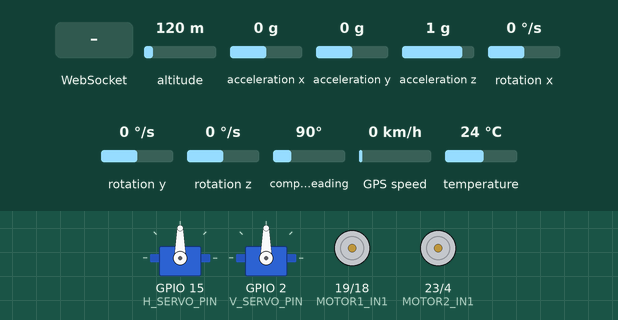
Recording of a sketch running on a simulated ESP32. Shown: 2 × servo, motor-driver pin pairs drawn as motors (green arrow = first pin HIGH = forward, orange = second pin HIGH = backward, longer = more drive). The test bench sets the inputs (shaded band); at power-on: altitude 120 m, acceleration x 0 g, acceleration y 0 g, acceleration z 1 g, rotation x 0 °/s, rotation y 0 °/s, rotation z 0 °/s, compass heading 90°, GPS speed 0 km/h, temperature 24 °C. WiFi joins after 1.5 s; servers stay silent unless stated; the GPS gets a fix after 3 s at 37.7749, -122.4194 with 8 satellites; what the sketch prints to the serial monitor is not drawn.

Above: at 3.7 s.
3.8 s: WebSocket text "forward" received
At 5.0 s:
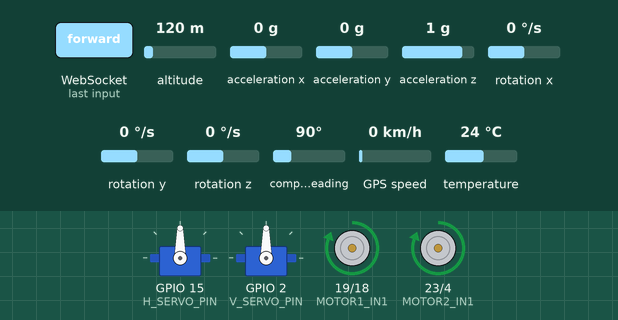
5.3 s: WebSocket text "backward" received
At 6.4 s:
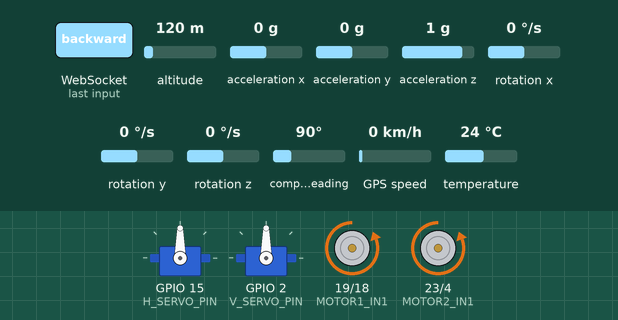
6.8 s: WebSocket text "forward_right" received
At 7.5 s:
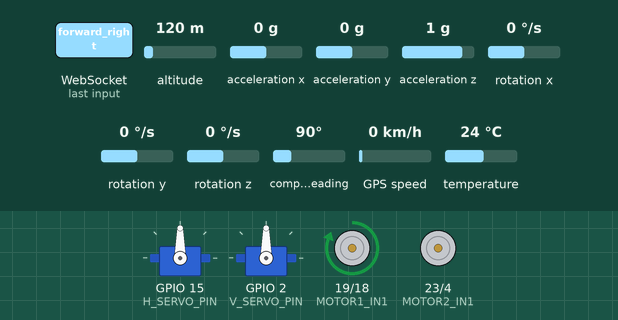
Timing chart, 0 to 9.8 s (numbered marks = the images above; inputs shaded):
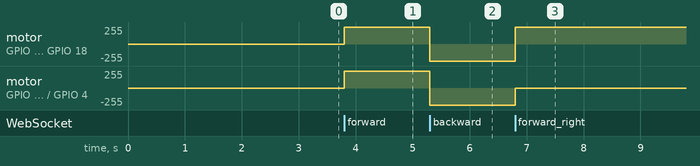

Measured:
- after the input at 3.8 s, motor on GPIO 19 (MOTOR1_IN1) / GPIO 18 (MOTOR1_IN2), motor on GPIO 23 (MOTOR2_IN1) / GPIO 4 (MOTOR2_IN2): stopped → forward 255/255 at once
- after the input at 5.3 s, motor on GPIO 19 (MOTOR1_IN1) / GPIO 18 (MOTOR1_IN2), motor on GPIO 23 (MOTOR2_IN1) / GPIO 4 (MOTOR2_IN2): forward 255/255 → backward 255/255 at once
- after the input at 6.8 s, motor on GPIO 19 (MOTOR1_IN1) / GPIO 18 (MOTOR1_IN2): backward 255/255 → forward 255/255 at once; motor on GPIO 23 (MOTOR2_IN1) / GPIO 4 (MOTOR2_IN2): backward 255/255 → stopped at once

The sketch:

sensor_copy.ino
```cpp
#include <WiFi.h>
#include <ESPmDNS.h>
#include <WebSocketsServer.h>
#include "Wire.h"
#include <MPU6050_light.h>
#include <Adafruit_AMG88xx.h>
#include <PubSubClient.h>
#include <ESP32Servo.h>
#include <TinyGPS++.h>
#include <HardwareSerial.h>

// Wi-Fi & MQTT Config
const char* ssid = "HUNTRIX007 6995";
const char* password = "9817t)X6";
const char* temperature_topic = "car/temperature";

// WebSockets Server
WebSocketsServer webSocket = WebSocketsServer(81);

// Motor Pins (L298N)
#define MOTOR1_IN1 19
#define MOTOR1_IN2 18
#define MOTOR2_IN1 23
#define MOTOR2_IN2 4

// Serbo Pins
#define H_SERVO_PIN 15
#define V_SERVO_PIN 2

// GPS Pins
#define RXD2 16
#define TXD2 17

#define GPS_BAUD 9600

Servo h_servo;
Servo v_servo;

TwoWire WireMPU = TwoWire(1);

WiFiClient espClient;
PubSubClient client(espClient);
Adafruit_AMG88xx amg;
MPU6050 mpu(WireMPU);

HardwareSerial gpsSerial(2); // Use UART2
TinyGPSPlus gps;

unsigned long lastPingTime = 0;
const unsigned long pingInterval = 30000; // 30 seconds
unsigned long lastGpsCheckTime = 0;
const unsigned long gpsCheckInterval = 1000;
int lastStationCount = 0;
String camIP = "";

void setup() {
  Serial.begin(115200);

  pinMode(MOTOR1_IN1, OUTPUT);
  pinMode(MOTOR1_IN2, OUTPUT);
  pinMode(MOTOR2_IN1, OUTPUT);
  pinMode(MOTOR2_IN2, OUTPUT);

  // Allocate only two timers for the servos
  ESP32PWM::allocateTimer(0);
  ESP32PWM::allocateTimer(1);

  h_servo.setPeriodHertz(50);
  h_servo.attach(H_SERVO_PIN, 500, 2500);
  v_servo.setPeriodHertz(50);
  v_servo.attach(V_SERVO_PIN, 500, 2500);

  h_servo.write(90);
  v_servo.write(90);

  stopCar();

  // WiFi.softAP(ssid, password);
  // Serial.print("Creating Wi-Fi network");
  // while (WiFi.softAPgetStationNum() == 0) {
  //   Serial.print(".");
  //   delay(500);
  // }

  // Connect to Wi-Fi (STA mode)
  WiFi.begin(ssid, password);
  Serial.print("Connecting to WiFi");
  while (WiFi.status() != WL_CONNECTED) {
    delay(500);
    Serial.print(".");
  }
  Serial.println("\nConnected to WiFi");
  Serial.print("IP address: ");
  Serial.println(WiFi.localIP());

  // Start mDNS
  if (!MDNS.begin("esp32")) {
    Serial.println("Error starting mDNS");
  } else {
    Serial.println("mDNS responder started: http://esp32.local");
  }
  Serial.println("\nNetwork Created!");

  webSocket.begin();
  webSocket.onEvent(webSocketEvent);
  Serial.println("WebSocket server started on port 81");

  Wire.begin(21, 22);     // AMG8833 on default I2C
  WireMPU.begin(26, 27);
  byte status = mpu.begin();

  if (status!=0) {
    Serial.println("❌ MPU6050 not found. Check connections.");
  }
  Serial.println(F("Calculating offsets, do not move MPU6050"));
  mpu.calcOffsets(true,true); // gyro and accelero
  Serial.println("✅ MPU6050 ready.");

  // Initialize AMG8831 sensor
  while (!amg.begin()) {
    Serial.println("Could not find a valid AMG8831 sensor, check wiring!");
    delay(1000); // Retry every 1 second
  }
  Serial.println("AMG8831 sensor initialized.");

  gpsSerial.begin(GPS_BAUD, SERIAL_8N1, RXD2, TXD2);
}

void loop() {
  unsigned long currentTime = millis();

  // Handle WebSocket (prioritized)
  webSocket.loop();

  // GPS non-blocking handler
  while (gpsSerial.available()) {
    gps.encode(gpsSerial.read());
  }

  // Send GPS updates periodically if location is updated
  mpu.update();
  if (currentTime - lastGpsCheckTime >= gpsCheckInterval) {
    sendGPSData();
    sendGyroData();
    lastGpsCheckTime = currentTime;
  }

  // Ping clients every 30s
  if (currentTime - lastPingTime >= pingInterval) {
    webSocket.broadcastTXT("ping");
    lastPingTime = currentTime;
  }

  // Check client connection state
  checkNewConnections();
}

void sendGPSData() {
  String gpsData = "GPS_DATA:{";
  gpsData += "\"lat\":" + String(gps.location.lat(), 6) + ",";
  gpsData += "\"lng\":" + String(gps.location.lng(), 6) + ",";
  gpsData += "\"speed\":" + String(gps.speed.kmph()) + ",";
  gpsData += "\"alt\":" + String(gps.altitude.meters()) + ",";
  gpsData += "\"hdop\":" + String(gps.hdop.value() / 100.0) + ",";
  gpsData += "\"satellites\":" + String(gps.satellites.value()) + ",";
  gpsData += "\"time\":\"" + String(gps.date.year()) + "/" + String(gps.date.month()) + "/" + String(gps.date.day()) +
             " " + String(gps.time.hour()) + ":" + String(gps.time.minute()) + ":" + String(gps.time.second()) + "\"}";

  webSocket.broadcastTXT(gpsData);
}

void sendGyroData() {

  String gyroData = "GYRO_DATA:{";
  gyroData += "\"gyro_x\":" + String(mpu.getGyroX()) + ",";
  gyroData += "\"gyro_y\":" + String(mpu.getGyroY()) + ",";
  gyroData += "\"gyro_z\":" + String(mpu.getGyroZ()) + ",";
  gyroData += "\"accel_x\":" + String(mpu.getAccX()) + ",";
  gyroData += "\"accel_y\":" + String(mpu.getAccY()) + ",";
  gyroData += "\"accel_z\":" + String(mpu.getAccZ()) + ",";
  gyroData += "\"accel_angle_x\":" + String(mpu.getAccAngleX()) + ",";
  gyroData += "\"accel_angle_y\":" + String(mpu.getAccAngleY()) + ",";
  gyroData += "\"angle_x\":" + String(mpu.getAngleX()) + ",";
  gyroData += "\"angle_y\":" + String(mpu.getAngleY()) + ",";
  gyroData += "\"angle_z\":" + String(mpu.getAngleZ()) + ",";
  gyroData += "\"temp\":" + String(mpu.getTemp(), 2) + "}";

  webSocket.broadcastTXT(gyroData);
}

void checkNewConnections() {
  int currentStationCount = WiFi.softAPgetStationNum(); // Get the current number of connected devices

  if (currentStationCount > lastStationCount) {
    // A new device has connected
    Serial.println("New device connected!");
    webSocket.broadcastTXT("New device connected!");
    lastStationCount = currentStationCount; // Update the last station count
  } else if (currentStationCount < lastStationCount) {
    // A device has disconnected
    Serial.println("A device disconnected.");
    webSocket.broadcastTXT("A device disconnected.");
    lastStationCount = currentStationCount;
  }
}

void webSocketEvent(uint8_t num, WStype_t type, uint8_t* payload, size_t length) {
  if (type == WStype_TEXT) {
    String command = "";
    for (size_t i = 0; i < length; i++) {
      command += (char)payload[i];
    }
    Serial.println("Received Command: " + command);

    if (command == "forward") moveForward();
    else if (command == "backward") moveBackward();
    else if (command == "left") turnLeft();
    else if (command == "right") turnRight();
    else if (command == "stop") stopCar();
    else if (command == "forward_right") moveForwardRight();
    else if (command == "forward_left") moveForwardLeft();
    else if (command == "backward_right") moveBackwardRight();
    else if (command == "backward_left") moveBackwardLeft();
    else if (command == "get_temp") readTemperatureData();
    else if (command.startsWith("H_TURN_CAM:")) {
      String pos = command.substring(11);
      int position = pos.toInt();
      Serial.println(pos);
      Serial.println(position);
      if (position >= 0 && position <= 180) {
        h_servo.write(position);
      } else {
        Serial.println("Invalid horizontal servo position: " + String(position));
      }
    }
    else if (command.startsWith("V_TURN_CAM:")) {
      String pos = command.substring(11);
      int position = pos.toInt();
      Serial.println(pos);
      Serial.println(position);
      if (position >= 0 && position <= 180) {
        v_servo.write(position);
      } else {
        Serial.println("Invalid vertical servo position: " + String(position));
      }
    }
    else if (command.startsWith("CAM_IP:")) {
      camIP = command.substring(7);
      webSocket.broadcastTXT("CAM_IP:" + camIP);
      Serial.println("ESP32-CAM IP stored: " + camIP);
    } else if (command == "GET_CAM_IP") {
      webSocket.sendTXT(num, "CAM_IP:" + camIP);
    }
  }
}

void moveForward() {
  digitalWrite(MOTOR1_IN1, HIGH);
  digitalWrite(MOTOR1_IN2, LOW);
  digitalWrite(MOTOR2_IN1, HIGH);
  digitalWrite(MOTOR2_IN2, LOW);
  Serial.println("Moving Forward");
}

void moveBackward() {
  digitalWrite(MOTOR1_IN1, LOW);
  digitalWrite(MOTOR1_IN2, HIGH);
  digitalWrite(MOTOR2_IN1, LOW);
  digitalWrite(MOTOR2_IN2, HIGH);
  Serial.println("Moving Backward");
}

void turnLeft() {
  digitalWrite(MOTOR1_IN1, LOW);
  digitalWrite(MOTOR1_IN2, HIGH);
  digitalWrite(MOTOR2_IN1, HIGH);
  digitalWrite(MOTOR2_IN2, LOW);
  Serial.println("Turning Left");
}

void turnRight() {
  digitalWrite(MOTOR1_IN1, HIGH);
  digitalWrite(MOTOR1_IN2, LOW);
  digitalWrite(MOTOR2_IN1, LOW);
  digitalWrite(MOTOR2_IN2, HIGH);
  Serial.println("Turning Right");
}

void moveForwardRight() {
  digitalWrite(MOTOR1_IN1, HIGH);
  digitalWrite(MOTOR1_IN2, LOW);
  digitalWrite(MOTOR2_IN1, LOW);
  digitalWrite(MOTOR2_IN2, LOW);
  Serial.println("Moving Forward Right");
}

void moveForwardLeft() {
  digitalWrite(MOTOR1_IN1, LOW);
  digitalWrite(MOTOR1_IN2, LOW);
  digitalWrite(MOTOR2_IN1, HIGH);
  digitalWrite(MOTOR2_IN2, LOW);
  Serial.println("Moving Forward Left");
}

void moveBackwardRight() {
  digitalWrite(MOTOR1_IN1, LOW);
  digitalWrite(MOTOR1_IN2, HIGH);
  digitalWrite(MOTOR2_IN1, LOW);
  digitalWrite(MOTOR2_IN2, LOW);
  Serial.println("Moving Backward Right");
}

void moveBackwardLeft() {
  digitalWrite(MOTOR1_IN1, LOW);
  digitalWrite(MOTOR1_IN2, LOW);
  digitalWrite(MOTOR2_IN1, LOW);
  digitalWrite(MOTOR2_IN2, HIGH);
  Serial.println("Moving Backward Left");
}

void stopCar() {
  digitalWrite(MOTOR1_IN1, LOW);
  digitalWrite(MOTOR1_IN2, LOW);
  digitalWrite(MOTOR2_IN1, LOW);
  digitalWrite(MOTOR2_IN2, LOW);
  Serial.println("Stopping");
}

// Function to read temperature data from AMG8831
void readTemperatureData() {
  float pixels[64]; // AMG8831 has an 8x8 grid of temperature readings
  amg.readPixels(pixels);

  Serial.println("Temperature Data:");
  String temperatureData = "["; // Start JSON array
  for (int i = 0; i < 64; i++) {
    Serial.print(pixels[i]);
    Serial.print((i % 8 == 7) ? "\n" : ", "); // Print in an 8x8 grid format

    // Append temperature data to JSON array
    temperatureData += String(pixels[i]);
    if (i < 63) temperatureData += ",";
  }
  temperatureData += "]"; // End JSON array

  // Broadcast temperature data via WebSocket
  webSocket.broadcastTXT("TEMP_DATA:" + temperatureData);
  Serial.println("Temperature data broadcasted to WebSocket clients.");
}
```
